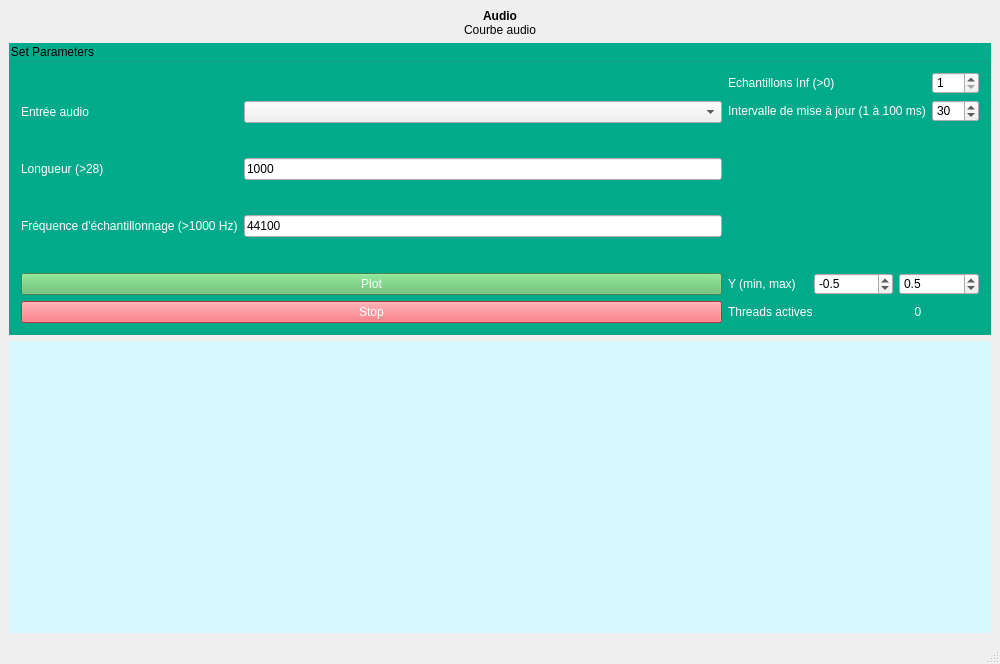
<?xml version="1.0" encoding="UTF-8"?>
<ui version="4.0">
 <class>MainWindow</class>
 <widget class="QMainWindow" name="MainWindow">
  <property name="geometry">
   <rect>
    <x>0</x>
    <y>0</y>
    <width>1000</width>
    <height>664</height>
   </rect>
  </property>
  <property name="windowTitle">
   <string>VoicePlotter</string>
  </property>
  <property name="styleSheet">
   <string notr="true"/>
  </property>
  <widget class="QWidget" name="centralwidget">
   <layout class="QGridLayout" name="gridLayout_5">
    <item row="0" column="0">
     <layout class="QGridLayout" name="gridLayout_4">
      <item row="2" column="1">
       <widget class="QWidget" name="widget" native="true">
        <property name="styleSheet">
         <string notr="true">background-color: rgb(213, 249, 255);</string>
        </property>
       </widget>
      </item>
      <item row="1" column="1">
       <widget class="QGroupBox" name="groupBox">
        <property name="styleSheet">
         <string notr="true">QGroupBox {
	background-color: rgb(0, 172, 140);
}

QLabel {
	color: white;
}</string>
        </property>
        <property name="title">
         <string>Set Parameters</string>
        </property>
        <layout class="QGridLayout" name="gridLayout_3">
         <item row="2" column="1">
          <layout class="QVBoxLayout" name="verticalLayout_2">
           <item>
            <layout class="QGridLayout" name="gridLayout_13">
             <item row="0" column="1">
              <widget class="QLabel" name="label_18">
               <property name="text">
                <string>0</string>
               </property>
               <property name="alignment">
                <set>Qt::AlignCenter</set>
               </property>
              </widget>
             </item>
             <item row="0" column="0">
              <widget class="QLabel" name="label_17">
               <property name="text">
                <string>Threads actives</string>
               </property>
              </widget>
             </item>
            </layout>
           </item>
          </layout>
         </item>
         <item row="1" column="1">
          <layout class="QGridLayout" name="gridLayout_10">
           <item row="0" column="0">
            <widget class="QLabel" name="label_12">
             <property name="text">
              <string>Y (min, max)</string>
             </property>
            </widget>
           </item>
           <item row="0" column="2">
            <widget class="QDoubleSpinBox" name="doubleSpinBox_yrangemax">
             <property name="decimals">
              <number>1</number>
             </property>
             <property name="maximum">
              <double>1.000000000000000</double>
             </property>
             <property name="singleStep">
              <double>0.100000000000000</double>
             </property>
             <property name="value">
              <double>0.500000000000000</double>
             </property>
            </widget>
           </item>
           <item row="0" column="1">
            <widget class="QDoubleSpinBox" name="doubleSpinBox_yrangemin">
             <property name="decimals">
              <number>1</number>
             </property>
             <property name="minimum">
              <double>-1.000000000000000</double>
             </property>
             <property name="maximum">
              <double>0.000000000000000</double>
             </property>
             <property name="singleStep">
              <double>0.100000000000000</double>
             </property>
             <property name="value">
              <double>-0.500000000000000</double>
             </property>
            </widget>
           </item>
          </layout>
         </item>
         <item row="0" column="1">
          <layout class="QVBoxLayout" name="verticalLayout">
           <item>
            <layout class="QGridLayout" name="gridLayout">
             <item row="0" column="1">
              <widget class="QSpinBox" name="spinBox_downsample">
               <property name="minimum">
                <number>1</number>
               </property>
               <property name="value">
                <number>1</number>
               </property>
              </widget>
             </item>
             <item row="1" column="1">
              <widget class="QSpinBox" name="spinBox_updateInterval">
               <property name="minimum">
                <number>1</number>
               </property>
               <property name="maximum">
                <number>100</number>
               </property>
               <property name="value">
                <number>30</number>
               </property>
              </widget>
             </item>
             <item row="0" column="0">
              <widget class="QLabel" name="label_5">
               <property name="text">
                <string>Echantillons Inf (&gt;0)</string>
               </property>
              </widget>
             </item>
             <item row="1" column="0">
              <widget class="QLabel" name="label_6">
               <property name="text">
                <string>Intervalle de mise à jour (1 à 100 ms)</string>
               </property>
              </widget>
             </item>
             <item row="2" column="0">
              <spacer name="verticalSpacer_2">
               <property name="orientation">
                <enum>Qt::Vertical</enum>
               </property>
               <property name="sizeHint" stdset="0">
                <size>
                 <width>20</width>
                 <height>40</height>
                </size>
               </property>
              </spacer>
             </item>
            </layout>
           </item>
          </layout>
         </item>
         <item row="0" column="0">
          <layout class="QGridLayout" name="gridLayout_2">
           <item row="2" column="0">
            <widget class="QLabel" name="label_4">
             <property name="text">
              <string>Fréquence d'échantillonnage (&gt;1000 Hz)</string>
             </property>
            </widget>
           </item>
           <item row="0" column="1">
            <widget class="QComboBox" name="comboBox"/>
           </item>
           <item row="0" column="0">
            <widget class="QLabel" name="label_2">
             <property name="text">
              <string>Entrée audio</string>
             </property>
            </widget>
           </item>
           <item row="1" column="0">
            <widget class="QLabel" name="label_3">
             <property name="text">
              <string>Longueur (&gt;28)</string>
             </property>
            </widget>
           </item>
           <item row="1" column="1">
            <widget class="QLineEdit" name="lineEdit">
             <property name="text">
              <string>1000</string>
             </property>
            </widget>
           </item>
           <item row="2" column="1">
            <widget class="QLineEdit" name="lineEdit_2">
             <property name="text">
              <string>44100</string>
             </property>
            </widget>
           </item>
          </layout>
         </item>
         <item row="1" column="0">
          <widget class="QPushButton" name="pushButton">
           <property name="styleSheet">
            <string notr="true">#pushButton {
	background-color: rgb(92, 186, 102);
	color: white;
}</string>
           </property>
           <property name="text">
            <string>Plot</string>
           </property>
          </widget>
         </item>
         <item row="2" column="0">
          <widget class="QPushButton" name="pushButton_2">
           <property name="styleSheet">
            <string notr="true">#pushButton_2 {
	background-color: rgb(255, 75, 85);
	color: white;
}</string>
           </property>
           <property name="text">
            <string>Stop</string>
           </property>
          </widget>
         </item>
        </layout>
       </widget>
      </item>
      <item row="3" column="1">
       <spacer name="horizontalSpacer">
        <property name="orientation">
         <enum>Qt::Horizontal</enum>
        </property>
        <property name="sizeHint" stdset="0">
         <size>
          <width>778</width>
          <height>0</height>
         </size>
        </property>
       </spacer>
      </item>
      <item row="0" column="1">
       <widget class="QLabel" name="label">
        <property name="text">
         <string>&lt;html&gt;&lt;head/&gt;&lt;body&gt;&lt;p&gt;&lt;span style=&quot; font-weight:600;&quot;&gt;Audio&lt;/span&gt;&lt;br/&gt;Courbe audio&lt;/p&gt;&lt;/body&gt;&lt;/html&gt;</string>
        </property>
        <property name="alignment">
         <set>Qt::AlignCenter</set>
        </property>
       </widget>
      </item>
      <item row="2" column="0">
       <spacer name="verticalSpacer">
        <property name="orientation">
         <enum>Qt::Vertical</enum>
        </property>
        <property name="sizeHint" stdset="0">
         <size>
          <width>0</width>
          <height>40</height>
         </size>
        </property>
       </spacer>
      </item>
     </layout>
    </item>
   </layout>
  </widget>
  <widget class="QStatusBar" name="statusbar"/>
 </widget>
 <resources/>
 <connections/>
</ui>
